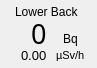
        <widget class="QFrame" name="cps_frame_m7">
         <property name="geometry">
          <rect>
           <x>576</x>
           <y>334</y>
           <width>97</width>
           <height>68</height>
          </rect>
         </property>
         <property name="toolTip">
          <string>&lt;html&gt;&lt;head/&gt;&lt;body&gt;&lt;p&gt;Module 7&lt;/p&gt;&lt;/body&gt;&lt;/html&gt;</string>
         </property>
         <property name="frameShape">
          <enum>QFrame::NoFrame</enum>
         </property>
         <property name="frameShadow">
          <enum>QFrame::Plain</enum>
         </property>
         <widget class="QWidget" name="layoutWidget_13">
          <property name="geometry">
           <rect>
            <x>3</x>
            <y>3</y>
            <width>89</width>
            <height>59</height>
           </rect>
          </property>
          <layout class="QVBoxLayout" name="verticalLayout_17">
           <property name="spacing">
            <number>0</number>
           </property>
           <item alignment="Qt::AlignHCenter">
            <widget class="QLabel" name="bodypart_m7">
             <property name="text">
              <string>Lower Back</string>
             </property>
            </widget>
           </item>
           <item>
            <layout class="QGridLayout" name="gridLayout_15">
             <property name="leftMargin">
              <number>0</number>
             </property>
             <property name="rightMargin">
              <number>0</number>
             </property>
             <property name="bottomMargin">
              <number>0</number>
             </property>
             <property name="spacing">
              <number>2</number>
             </property>
             <item row="1" column="1" alignment="Qt::AlignHCenter">
              <widget class="QLabel" name="uSv_label_m7">
               <property name="font">
                <font>
                 <pointsize>8</pointsize>
                </font>
               </property>
               <property name="text">
                <string>µSv/h</string>
               </property>
              </widget>
             </item>
             <item row="0" column="1" alignment="Qt::AlignHCenter|Qt::AlignBottom">
              <widget class="QLabel" name="cps_label_m7">
               <property name="text">
                <string>Bq</string>
               </property>
              </widget>
             </item>
             <item row="0" column="0" alignment="Qt::AlignRight">
              <widget class="QLabel" name="CPS_m7">
               <property name="minimumSize">
                <size>
                 <width>0</width>
                 <height>26</height>
                </size>
               </property>
               <property name="maximumSize">
                <size>
                 <width>16777215</width>
                 <height>26</height>
                </size>
               </property>
               <property name="font">
                <font>
                 <family>Arial Black</family>
                 <pointsize>20</pointsize>
                 <weight>50</weight>
                 <bold>false</bold>
                </font>
               </property>
               <property name="text">
                <string>0</string>
               </property>
              </widget>
             </item>
             <item row="1" column="0" alignment="Qt::AlignRight">
              <widget class="QLabel" name="uSv_m7">
               <property name="minimumSize">
                <size>
                 <width>0</width>
                 <height>14</height>
                </size>
               </property>
               <property name="maximumSize">
                <size>
                 <width>16777215</width>
                 <height>14</height>
                </size>
               </property>
               <property name="font">
                <font>
                 <pointsize>10</pointsize>
                </font>
               </property>
               <property name="text">
                <string>0.00</string>
               </property>
              </widget>
             </item>
            </layout>
           </item>
          </layout>
         </widget>
         <widget class="QLabel" name="cps_bg_m7">
          <property name="geometry">
           <rect>
            <x>2</x>
            <y>2</y>
            <width>91</width>
            <height>62</height>
           </rect>
          </property>
          <property name="frameShadow">
           <enum>QFrame::Sunken</enum>
          </property>
          <property name="text">
           <string/>
          </property>
          <property name="pixmap">
           <pixmap resource="RadMaster 3000+ v0.1/resources.qrc">:/bg/resources/bg/cps_frame.png</pixmap>
          </property>
          <property name="scaledContents">
           <bool>true</bool>
          </property>
         </widget>
         <zorder>cps_bg_m7</zorder>
         <zorder>layoutWidget_13</zorder>
        </widget>
